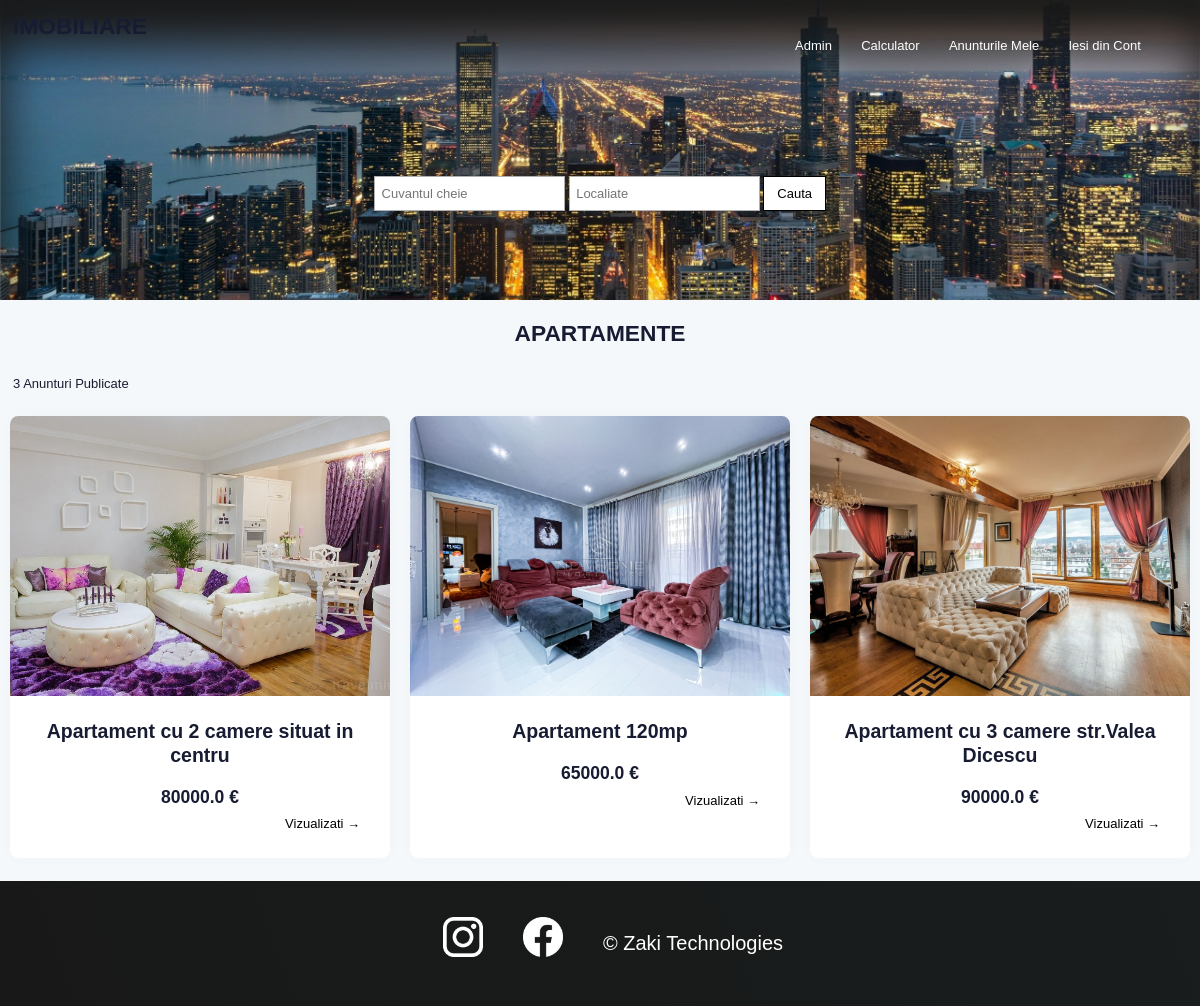
The page /my_announces/ (signed in) on the database its author committed.
### imobiliare/models.py (models this page shows, shortened)
class Announce(models.Model):
    creator = models.ForeignKey(User, on_delete=models.SET_NULL, null=True)
    title = models.CharField(max_length=200, verbose_name='Titlu')
    description = models.TextField(verbose_name='Descriere')
    price = models.FloatField(verbose_name='Pret')
    floor = models.IntegerField(null=True, verbose_name='Etaj')
    county = models.CharField(max_length=100, verbose_name='Judet')
    location = models.CharField(max_length=100, verbose_name='Localitate')
    image = models.ImageField(null=True, blank=True, verbose_name='Imagine')
    publish_date = models.DateTimeField(auto_now_add=True)
    last_update = models.DateTimeField(auto_now=True)
    phone_number = models.CharField(max_length=20)
    class Meta:
        ordering = ['-last_update', '-publish_date']

### imobiliare/views.py (the view)
# urls.py: path('my_announces/', MyAnnounces.as_view(), name='my_announces'),
class MyAnnounces(View):
    def get(self, request):
        announces = Announce.objects.filter(creator=request.user)
        context = {'announces': announces, 'announces_no': len(announces)}
        return render(request, 'imobiliare/my_announces.html', context)

### imobiliare/templates/imobiliare/my_announces.html
{% extends 'imobiliare/main.html' %}
{% load static %}
{% block content %}
<section>
  <h1 class="section-title">APARTAMENTE</h1>
  <p class="margin-left">{{announces_no}} Anunturi Publicate</p>
  <div class="grid">
    {% for announce in announces %}
    <div class="card">
      <img src="{{announce.image.url}}" alt="{{announce.title}}" />
      <div class="item-content">
        <div>
          <h2>{{announce.title}}</h2><br>
          <h3>
            {{announce.price}} €
          </h3>
        </div>
        <div class="actions">
          <a href="{% url 'announce_details' announce.id %}">Vizualizati
            &#x2192</a>
        </div>
      </div>
    </div>
    {% endfor %}
  </div>
</section>
{% endblock content %} %}

### imobiliare/static/css/styles.css (style rules this page uses)
* { padding: 0; margin: 0; font-family: Arial, Helvetica, sans-serif; }
.card { background-color: white; box-shadow: 1px 1px 4px rgba(0, 0, 0, 0.2); border-radius: 6px; overflow: hidden; margin: 10px; }
.card img { width: 100%; height: 280px; object-fit: cover; }
.card { text-align: center; }
.margin-left { margin-left: 1rem; }
.section-title { text-align: center; padding: 20px; }
.item-content { padding: 24px; display: flex; flex-direction: column; justify-content: space-between; }
.item-content h2 { margin: 0; }
.actions { text-align: right; }
.actions a { text-decoration: none; padding: 6px; color: #000000; border-radius: 5px; }
.grid { display: grid; grid-template-columns: repeat(3, 1fr); grid-auto-rows: auto; }

### rows shown on the page
Announce: image (picture), title "Apartament cu 2 camere situat in centru", price "80000.0"
Announce: image (picture), title "Apartament 120mp", price "65000.0"
Announce: image (picture), title "Apartament cu 3 camere str.Valea Dicescu", price "90000.0"

### other values the page prints
{{ announces_no }} "3"
